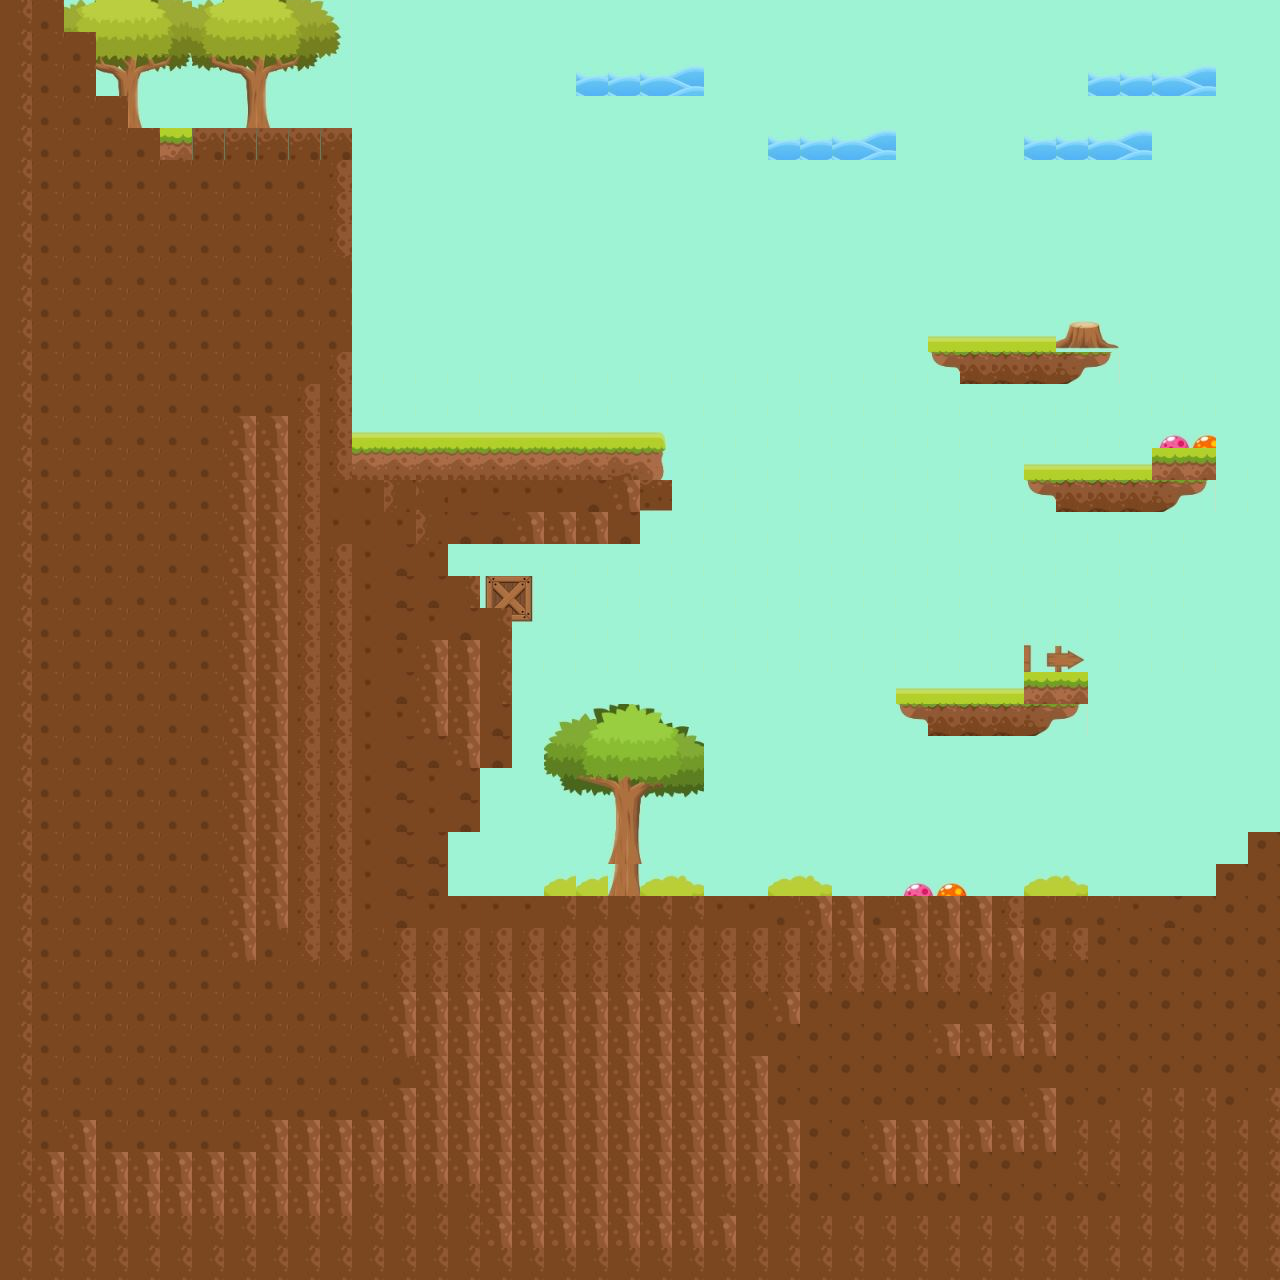

The image is a tile-based game level rendered from a .tmx file. Its description and source (layers, tilesets, objects; grid data summarised) follow:
An orthogonal 40x40 tile map with 32x32 px tiles, 4 tile layers (Base, MainStructure, Fixtures, Fixture2) and 9 objects.

<map version="1.0" tiledversion="1.1.6" orientation="orthogonal" renderorder="right-down" width="40" height="40" tilewidth="32" tileheight="32" infinite="0" nextobjectid="12">
 <tileset firstgid="1" source="forest1Tile.tsx" />
 <layer name="Base" width="40" height="40" locked="1">
  <data>[1600 cells, 1595 non-empty, 2 distinct tile ids]</data>
 </layer>
 <layer name="MainStructure" width="40" height="40">
  <data>[1600 cells, 141 non-empty, 13 distinct tile ids]</data>
 </layer>
 <layer name="Fixtures" width="40" height="40">
  <data>[1600 cells, 605 non-empty, 82 distinct tile ids]</data>
 </layer>
 <layer name="Fixture2" width="40" height="40">
  <data>[1600 cells, 309 non-empty, 12 distinct tile ids]</data>
 </layer>
 <objectgroup name="Ground">
  <object id="2" x="448" y="896" width="768" height="32" />
  <object id="3" x="1218" y="870" width="30" height="30" />
  <object id="4" x="1250" y="830" width="34" height="34" />
  <object id="5" x="898" y="690" width="128" height="16" />
  <object id="6" x="1026" y="646" width="54" height="54" />
  <object id="8" x="1022" y="464" width="130" height="16" />
  <object id="9" x="1160" y="446" width="54" height="36" />
  <object id="10" x="928" y="332" width="184" height="24" />
  <object id="11" x="350" y="430" width="318" height="20" />
 </objectgroup>
</map>